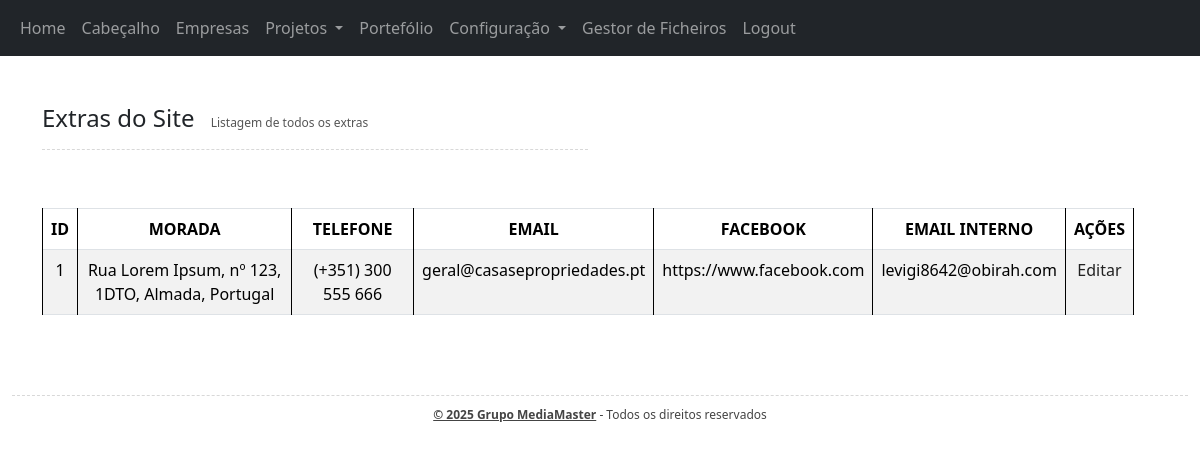
/backoffice/contactos.php (signed in), run on the app's committed database.
### tables this page shows
CREATE TABLE `contactos` (
  `id` int(11) NOT NULL,
  `morada` varchar(1100) NOT NULL,
  `email` varchar(1100) NOT NULL,
  `telefone` varchar(110) NOT NULL,
  `facebook` varchar(1100) NOT NULL,
  `email_interno` varchar(1100) NOT NULL
);

### helpers/_base_dados_helper.php (called while the page is built, shortened)
<?php
$base_dados = [
  "host" => "localhost",
  "dbname" => "casas_e_prop_bd",
  "user" => "root",
  "pass" => "",
];
$pdo = new PDO("mysql:host=$base_dados[host];dbname=$base_dados[dbname];charset=utf8mb4;", $base_dados["user"], $base_dados["pass"]);
function select_sql_unico($sql){
  global $pdo;
  $consulta = $pdo->query($sql);
  $resultado = $consulta->fetch(PDO::FETCH_ASSOC);
  return $resultado;
}

### helpers/contactos_helper.php (called while the page is built)
<?php
function get_contactos(){
  $resultado = select_sql_unico("SELECT * FROM contactos");
  return $resultado;
}

### backoffice/contactos.php (the view, shortened to what this page needs)
<?php
$contactos = [get_contactos()];
?>
<!DOCTYPE html>
<html lang="pt">
<head>
  <link href="https://cdn.jsdelivr.net/npm/bootstrap@5.3.7/dist/css/bootstrap.min.css" rel="stylesheet">
  <link rel="stylesheet" href="css/style.css">
</head>
<body class="container-fluid">
  <header>
    <div class="row">
      <nav class="navbar navbar-expand-lg navbar-dark bg-dark">
        <div class="container-fluid">
          <div class="collapse navbar-collapse" id="navbarNav">
            <ul class="navbar-nav">
              <li class="nav-item">
                <a class="nav-link" href="home.php">
                  Home
                </a>
              </li>
              <li class="nav-item">
                <a class="nav-link" href="carrossel.php">
                  Cabeçalho
                </a>
              </li>
              <li class="nav-item">
                <a class="nav-link" href="empresas.php">
                  Empresas
                </a>
              </li>
              <li class="nav-item dropdown">
                <a class="nav-link dropdown-toggle " href="#" data-bs-toggle="dropdown">
                  Projetos
                </a>
              </li>
              <li class="nav-item">
                <a class="nav-link" href="portefolio.php">
                  Portefólio
                </a>
              </li>
              <li class="nav-item dropdown">
                <a class="nav-link dropdown-toggle" href="#" data-bs-toggle="dropdown">
                  Configuração
                </a>
              </li>
            </ul>
            <li class="nav-item">
              <a class="nav-link" href="gestor.php">
                Gestor de Ficheiros
              </a>
            </li>
            <li class="nav-item">
              <a class="nav-link" href="logout.php">
                Logout
              </a>
            </li>
          </div>
      </nav>
  </header>
  <main class="container my-5">
    <div class="row">
      <div class="col-6">
        <h2>Extras do Site <span class="desc">Listagem de todos os extras</span></h2>
        <hr>
      </div>
      <div class="row mt-5">
        <div class="col-12">
          <table class="table table-striped table-bordered">
            <thead>
              <tr>
                <th>ID</th>
                <th>MORADA</th>
                <th>TELEFONE</th>
                <th>EMAIL</th>
                <th>FACEBOOK</th>
                <th>EMAIL INTERNO</th>
                <th>AÇÕES</th>
              </tr>
            </thead>
            <tbody>
              <?php foreach ($contactos as $c): ?>
                <tr>
                  <td><?= $c["id"] ?></td>
                  <td><?= $c["morada"] ?></td>
                  <td><?= $c["telefone"] ?></td>
                  <td><?= $c["email"] ?></td>
                  <td><?= $c["facebook"] ?></td>
                  <td><?= $c["email_interno"] ?></td>
                  <td>
                    <div class="d-flex gap-3 w-100 h-100 justify-content-center">
                      <a href="contactos_editar.php?id=<?= $c["id"] ?>">Editar</a>
                    </div>
                  </td>
                </tr>
              <?php endforeach ?>
            </tbody>
          </table>
        </div>
      </div>
  </main>
  <footer>
    <div class="row">
      <div class="col-12">
        <hr>
        <p>
          <b>© 2025 Grupo MediaMaster</b> - Todos os direitos reservados
        </p>
      </div>
    </div>
  </footer>
</body>
</html>

### backoffice/css/style.css (style rules this page uses)
nav { background-color: #4D4D4D; }
h2 { font-size: 24px; }
h2 .desc { display: inline-block; font-size: 12px; color: #555; font-weight: normal; margin-left: 10px; }
b { text-decoration: underline; }
table, th, td { border: 1px solid black; border-collapse: collapse; }
table { margin: auto; width: 90%; text-align: center; }
th, td { padding: 10px; }
footer { text-align: center; font-size: 12px; color: #444; margin-top: 10px; }
hr { margin-bottom: 10px; border: none; border-top: 1px dashed #666666; }
* a { text-decoration: none; color: #222; }

### data on the page
contactos: id "1", morada "Rua Lorem Ipsum, nº 123, 1DTO, Almada, Portugal", telefone "(+351) 300 555 666", email "geral@casasepropriedades.pt", facebook "https://www.facebook.com", email_interno "levigi8642@obirah.com"
